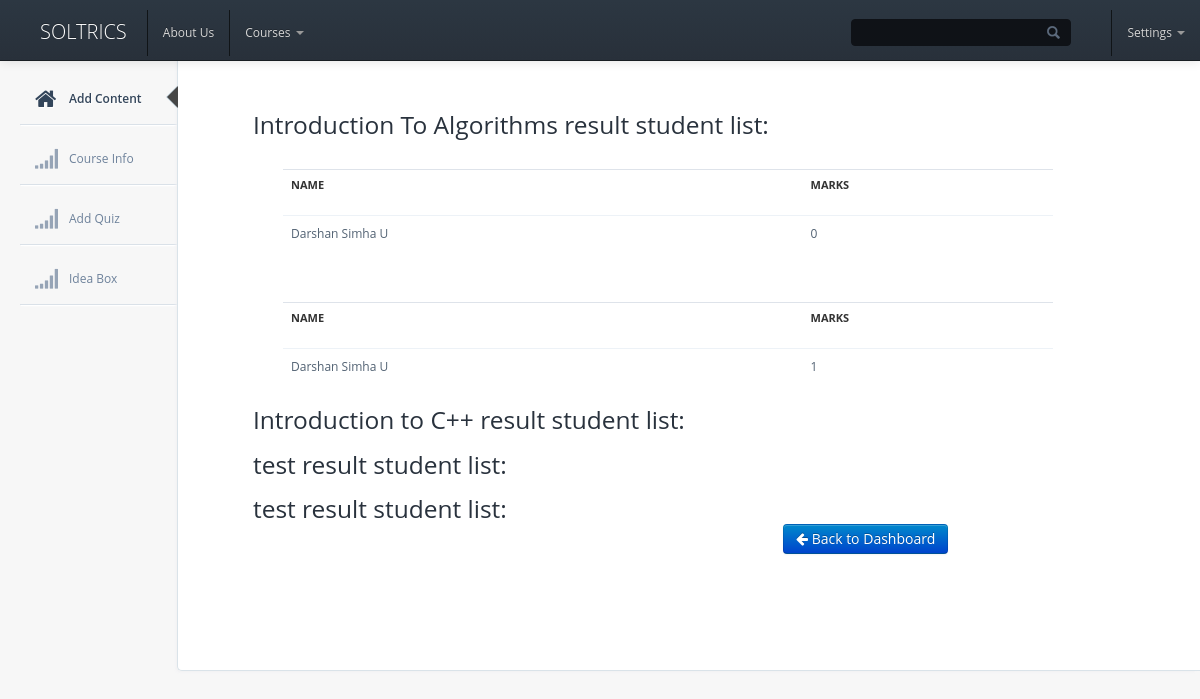
The page /courses/submissions.php on the database its author committed.
### tables this page shows
CREATE TABLE IF NOT EXISTS `quiz_detail` (
  `qid` int(11) NOT NULL AUTO_INCREMENT,
  `cid` int(11) NOT NULL,
  `qname` varchar(255) NOT NULL,
  `active` tinyint(1) NOT NULL DEFAULT '0',
  `week` int(11) NOT NULL,
  `date` date NOT NULL,
  PRIMARY KEY (`qid`)
);

CREATE TABLE IF NOT EXISTS `quiz_submissions` (
  `qs_id` int(11) NOT NULL AUTO_INCREMENT,
  `uid` int(11) DEFAULT NULL,
  `cid` int(11) NOT NULL,
  `qname` varchar(255) DEFAULT NULL,
  `score` int(11) NOT NULL DEFAULT '0',
  PRIMARY KEY (`qs_id`)
);

CREATE TABLE IF NOT EXISTS `users` (
  `uid` int(11) NOT NULL AUTO_INCREMENT,
  `email` varchar(50) NOT NULL,
  `password` varchar(50) NOT NULL,
  `active` tinyint(1) NOT NULL DEFAULT '0',
  `name` varchar(100) DEFAULT NULL,
  `college` varchar(100) DEFAULT NULL,
  `dob` date DEFAULT NULL,
  `phone` varchar(10) DEFAULT NULL,
  `fb` varchar(50) DEFAULT NULL,
  `ln` varchar(50) DEFAULT NULL,
  `image` varchar(100) DEFAULT 'img/def.jpg',
  `category` varchar(50) NOT NULL DEFAULT 'student',
  `interests` longtext,
  PRIMARY KEY (`uid`),
  UNIQUE KEY `email` (`email`),
  KEY `category` (`category`)
);

### courses/submissions.php (the view, shortened to what this page needs)
<?php
$cid=$_GET['cid'];
$sql="select * from quiz_submissions where cid='$cid'";
$res=mysql_query($sql) or die(mysql_error());
$quizsql="select * from quiz_detail where cid='$cid'";
$qres=mysql_query($quizsql) or die(mysql_error());
?>
<!DOCTYPE html>
<html>
<head>
    <link href="css/bootstrap/bootstrap.css" rel="stylesheet" />
    <link href="css/bootstrap/bootstrap-responsive.css" rel="stylesheet" />
    <link href="css/bootstrap/bootstrap-overrides.css" type="text/css" rel="stylesheet" />
    <link href="css/lib/jquery-ui-1.10.2.custom.css" rel="stylesheet" type="text/css" />
    <link href="css/lib/font-awesome.css" type="text/css" rel="stylesheet" />
    <link rel="stylesheet" type="text/css" href="css/layout.css">
    <link rel="stylesheet" type="text/css" href="css/elements.css">
    <link rel="stylesheet" type="text/css" href="css/icons.css">
    <link rel="stylesheet" href="css/compiled/index.css" type="text/css" media="screen" />
    <link rel="stylesheet" href="css/compiled/quizpage.css" type="text/css" media="screen" />
    <link rel="stylesheet" type="text/css" href="css/main.css">
</head>
<body>
    <div class="navbar navbar-inverse navbar-fixed-top">
        <div class="navbar-inner">
            <a class="brand" href="index.html">Soltrics</a>
            <ul class="nav">
            <li><a href="#">About Us </a></li>
            <li class="dropdown">
                <a class="dropdown-toggle"
                   data-toggle="dropdown"
                   href="#">
                    Courses
                    <b class="caret"></b>
                  </a>
            </li>
            </ul>
            <ul class="nav pull-right">
                <li class="hidden-phone">
                    <input class="search" type="text" />
                </li>
                <li class="dropdown">
                    <a href="#" class="dropdown-toggle hidden-phone" data-toggle="dropdown">
                        Settings
                        <b class="caret"></b>
                    </a>
                </li>
            </ul>
        </div>
    </div>
     <div id="sidebar-nav">
        <ul id="dashboard-menu">
            <li class="active">
                <div class="pointer">
                    <div class="arrow"></div>
                    <div class="arrow_border"></div>
                </div>
                <a href="createcontent.php?cid=<?php echo $cid;?>">
                    <i class="icon-home"></i>
                    <span>Add Content</span>
                </a>
            </li>
            <li>
                <a href="editcourseinfo.php">
                    <i class="icon-signal"></i>
                    <span>Course Info</span>
                </a>
            </li>
             <li>
                <a href="createquiz.php">
                    <i class="icon-signal"></i>
                    <span>Add Quiz</span>
                </a>
            </li>
            <li>
                <a href="../ideabox">
                    <i class="icon-signal"></i>
                    <span>Idea Box</span>
                </a>
            </li>
        </ul>
    </div>
    <div class="content">
        <div class="container-fluid">
            <div id="pad-wrapper">
                <div class="quest span8">
				<?php
				while($qrow=mysql_fetch_array($qres)){
					$qname=$qrow['qname'];
					echo "<h3>$qname result student list:</h3>";
					while($row=mysql_fetch_array($res)){
					$uid=$row['uid'];
					$score=$row['score'];
					$query="select * from users where uid='$uid'";
					$result=mysql_query($query);
					$urow=mysql_fetch_assoc($result);
					$name=$urow['name'];
					echo "<table class='table table-hover  span8' style='text-align:center;margin-top:30px;'>
					  <thead>
						<tr>
						  <th>Name</th>
						  <th>Marks</th>
						</tr>
					  </thead>
					  <tbody>
						<tr>
						  <td>$name</td>
						  <td>$score</td>
						</tr>
					  </tbody>
					</table>";
					}
				}
				?>
					<div class='btn-group span3 offset5'>
					  <a href="adashboard.php"><button class='btn btn-primary'><i class='icon-arrow-left icon-white'></i> Back to Dashboard</button></a>
					</div>
                </div>
            </div>
        </div>
    </div>
</body>
</html>

### courses/css/layout.css (style rules this page uses)
body { font-family: 'Open Sans', sans-serif; background-color: #f7f7f7; position: relative; margin: 0px; font-size: 12px; padding: 0px; }
h1,h2,h3,h4,h5 { margin: 0; line-height: inherit; color: #29323d; }
input.search { background: url("../img/lens.png") #fcfcfc no-repeat 95%; box-shadow: none; height: 19px; font-size: 13px; padding: 2px 6px; border:1px solid #d0dde9; margin: 0; border-radius: 2px; top: 11px; }
.navbar-inverse input.search { background: url("../img/lens.png") #0f1217 no-repeat 95%; border: 1px solid #0f1217; position: relative; border-radius: 4px; top: 9px; padding: 3px 6px; color: #000; font-size: 13px; margin-right: 40px; -webkit-transition: all .3s linear; -moz-transition: all .3s linear; transition: all .3s linear; }
#sidebar-nav { position: absolute; width: 200px; float: left; margin: 0em; padding-top: 5.8em; }
#dashboard-menu { list-style: none; padding-right: 15px; padding-left: 15px; margin-bottom: 0; margin-left: 20px; }
#dashboard-menu > li > a { display: block; margin-right: -15px; margin-left: -15px; padding: 19px 14px 15px 14px; margin-bottom: 5px; border-bottom: 1px solid #dae1e8; box-shadow: 0 2px 1px -1px #FFFFFF; color: rgb(110, 130, 155); outline: 0px; width: 88%; }
#dashboard-menu > li { position: relative; }
#dashboard-menu > li i { font-size: 23px; top: 17px; }
#dashboard-menu .pointer { position: absolute; right: 9px; top: 20px; }
#dashboard-menu .pointer .arrow, #dashboard-menu .pointer .arrow_border { border-color: transparent rgb(70, 70, 70) transparent transparent; border-width: 11px; border-style: solid; font-size: 0; left: 50%; line-height: 0; margin: 0 auto; position: absolute; top: 0; width: 0; z-index: 1002; left: 0; margin-left: 45%; }
#dashboard-menu .pointer .arrow_border { border-color: transparent rgb(192, 210, 221) transparent transparent; border-width: 11px; margin-left: -1px; border-style: solid; z-index: 1001; top: 0px; }
#dashboard-menu a span { margin-left: 35px; transition: color .1s linear; -moz-transition: color .1s linear; -webkit-transition: color .1s linear; -o-transition: color .1s linear; }
#dashboard-menu a i { position: absolute; left: 0; height: 24px; width: 24px; opacity: 0.7; transition: opacity .1s ease; -moz-transition: opacity .1s ease; -webkit-transition: opacity .1s ease; -o-transition: opacity .1s ease; }
#dashboard-menu > li.active > a, #dashboard-menu > li > a:hover { color: rgba(51, 69, 90, 1); text-decoration: none; }
#dashboard-menu > li.active a { font-weight: 600; text-shadow: 1px 1px 1px #fff; }
#dashboard-menu > li.active i { opacity: 1; }
#pad-wrapper { padding: 0px 25px; margin-top: 55px; }
.content { min-width: 400px; min-height: 620px; margin-bottom: 100px; padding-bottom: 50px; overflow: hidden; position: relative; background: #fff; margin-left: 177px; border-left: 1px solid #dae3e9; border-bottom: 1px solid #dae3e9; box-shadow: -3px 3px 3px -2px #f1f1f3; border-radius: 0px 0px 0px 5px; }

### courses/css/main.css (style rules this page uses)
.navbar-inner { padding-top: 10px; height:50px; }
.navbar-fixed-top .navbar-inner { padding-left: 40px; }
#pad-wrapper { padding-top: 40px; }
.card h1, h2, h3, h4, h5 { margin-top:15px; }
h1,h2,h3 { line-height:1.2; }
#dashboard-menu .pointer { position: absolute; right: 29px; top: 16px; }
#sidebar-nav { position: absolute; width: 200px; float: left; margin: 0em; padding-top: 5.8em; }

### rows shown on the page
quiz_detail: qname "Introduction To Algorithms"
quiz_submissions: users.name "Darshan Simha U", score "0"
quiz_submissions: users.name "Darshan Simha U", score "1"
quiz_detail: qname "Introduction to C++"
quiz_detail: qname "test"
quiz_detail: qname "test"
